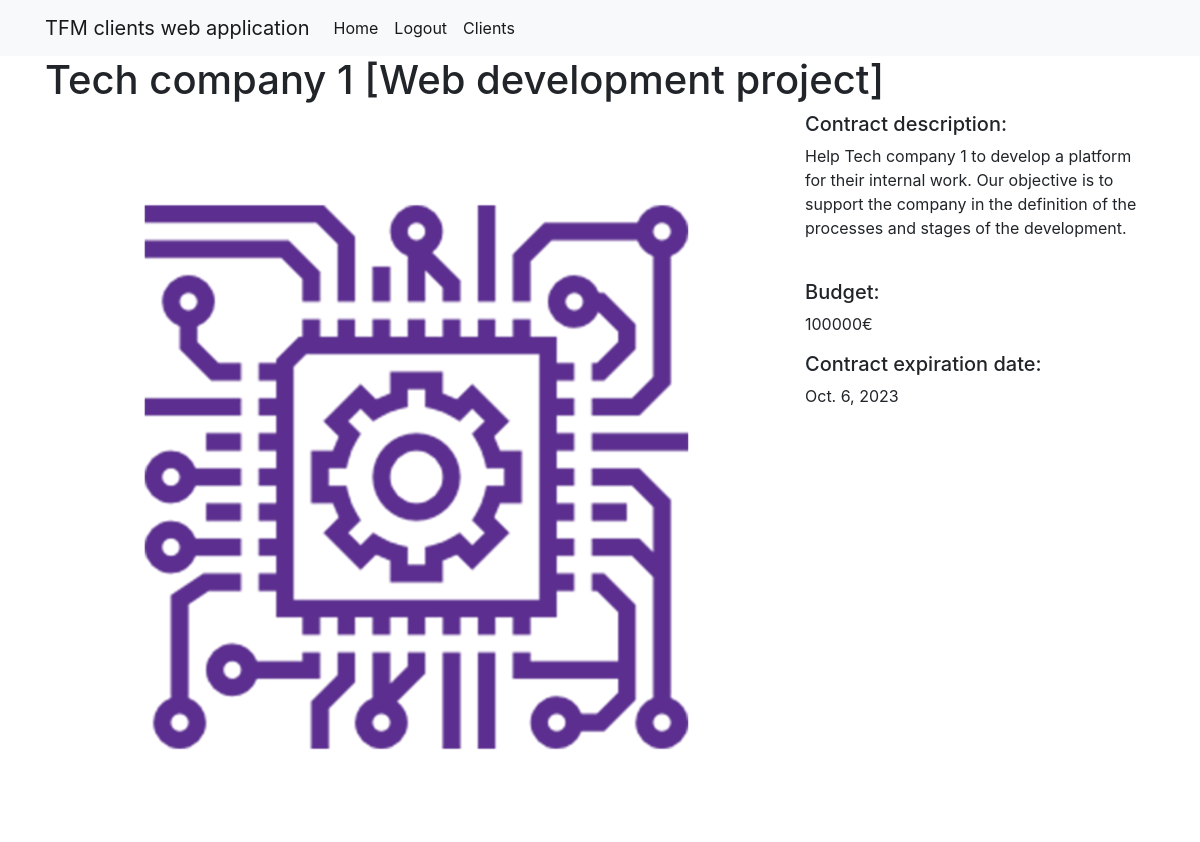
Page /5/ (signed in) on the committed database.
### client_list/models.py (models this page shows)
class Client(models.Model):
    company = models.CharField(max_length=100)
    description = models.TextField()
    budget = models.IntegerField()
    expiration_date = models.DateField()
    image = models.FilePathField(path="/img")

### client_list/views.py (the view)
# urls.py: path("<int:pk>/", views.client_detail, name="client_detail"),
@login_required
def client_detail(request,pk):
    client = Client.objects.get(pk=pk)
    context = {
	'client': client
    }
    return render(request, 'client_detail.html', context)

### client_list/templates/client_detail.html
{% extends "base.html" %}
{% load static %}
{% block page_content %}
<h1>{{ client.company }}</h1>
<div class="row">
    <div class="col-md-8">
        <img src="{% static client.image %}" alt="" width="100%">
    </div>
    <div class="col-md-4">
        <h5>Contract description:</h5>
        <p>{{ client.description }}</p>
        <br>
        <h5>Budget:</h5>
        <p>{{ client.budget }}€</p>
	<h5>Contract expiration date:</h5>
        <p>{{ client.expiration_date }}</p>
    </div>
</div>
{% endblock %}

### rows in the picture
Client: company "Tech company 1 [Web development project]", image (picture), description "Help Tech company 1 to develop a platform for their internal work. Our objective is to support the company in the definition of the processes and stages of the development.", budget "100000", expiration_date "Oct. 6, 2023"
